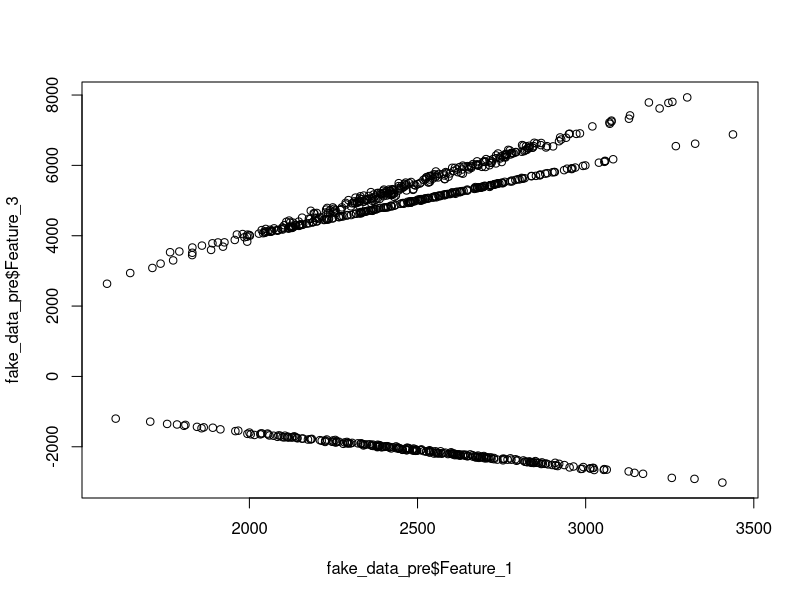

This chart was generated by the following R code:
## ---- chunk 1

set.seed(873674823)
library(dplyr)
library(ggplot2)
library(tibble)
## ---- chunk 2
fake_data_group <- sample(x = c("A", "B", "C"), #the 3 options for group
                          prob = c(0.33, 0.34, 0.33), #roughly a third to each group
                          size = 800, #800 samples
                          replace = TRUE) #sampling with replacement)]
## ---- chunk 3
fake_data_F1 <- rnorm(800, mean = 2500, sd = 300)
#ggplot() + geom_histogram(aes(x = fake_data_F1))
## ---- chunk 4
fake_data_F2 <- rnorm(800, mean = 400, sd = 15)
#ggplot() + geom_histogram(aes(x = fake_data_F2))
## ---- chunk 5
fake_data_3cols= tibble(Group = fake_data_group, 
                        Feature_1 = fake_data_F1, 
                        Feature_2 = fake_data_F2)
head(fake_data_3cols)
## ---- chunk 6
fake_data_pre <- fake_data_3cols %>%
  add_column("ID" = NA, .before = "Group") %>%
  add_column("Feature_3" = NA, .after = "Feature_2")
head(fake_data_pre)
## ---- chunk 7
random_num_for_ID <- sample(x = 100:999,
                          size = 800, #800 samples
                          replace = FALSE)
## ---- chunk 8
random_string_for_ID <- gsub(" ", "", paste("ID", as.character(random_num_for_ID)))
## ---- chunk 9
fake_data_pre <- fake_data_pre %>% mutate(ID = random_string_for_ID)
#table(fake_data_pre$ID < 1.01) #returns false 800, no duplicates
## ---- chunk 10
epsilon <- rnorm(800, mean = 0, sd = 12)
#ggplot() + geom_histogram(aes(x = epsilon))
## ---- chunk 11
fake_data_pre <- fake_data_pre %>% 
  mutate(Feature_3 = case_when(
    Group == "A" ~ 3 * (Feature_1) - 5 * (Feature_2) + epsilon,
    Group == "B" ~ 2 * (Feature_1) + epsilon,
    Group == "C" ~ -1 * (Feature_1) + (Feature_2) + epsilon))

head(fake_data_pre)
## ---- chunk 12
F1_samples_hypo_greater_than_3k <- (1 - pnorm(3000, mean = 2500, sd = 300)) * 800
F1_samples_hypo_greater_than_3k
## ---- chunk 13
F1_samples_greater_than_3k <- table(fake_data_pre$Feature_1 > 3000)
F1_samples_greater_than_3k
## ---- chunk 14
grouped_data <- fake_data_pre %>%
  group_by(Group) %>%
  summarise(count = n(), mean_Feature_3 = mean(Feature_3), SD_Featutre_3 = sd(Feature_3))

grouped_data
## ---- chunk 15
plot(fake_data_pre$Feature_1, fake_data_pre$Feature_3)
## ---- chunk 16
write.csv(fake_data_pre, file = "fake_data.csv")
#by default it wrote it to the same place this file is stored.
